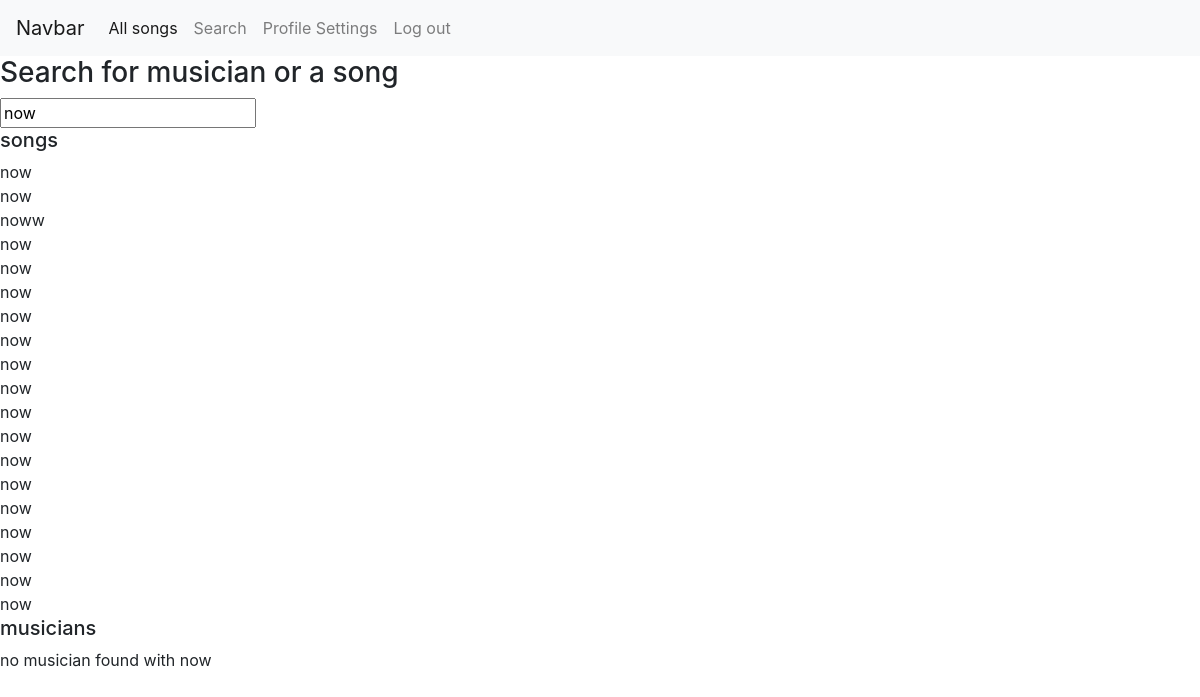
The app's page /search.php?term=now (signed in) with its own data.
### tables this page shows
CREATE TABLE `songs` (
  `id` int(11) NOT NULL,
  `musicianId` int(11) NOT NULL,
  `title` varchar(250) NOT NULL,
  `duration` char(5) NOT NULL,
  `year` char(4) NOT NULL,
  `genre` varchar(70) NOT NULL,
  `price` decimal(10,0) NOT NULL,
  `songFile` varchar(250) NOT NULL
);

### includes/classes/Song.php (called while the page is built, shortened)
<?php
class Song{
    private $title;
    public function __construct($pdo, $songId)
    {
        $this->pdo = $pdo;
        $this->songId = $songId;
        $songQuery = $this->pdo->prepare("SELECT * FROM songs WHERE id = ?");
        $songQuery->execute([$this->songId]);
        $this->fetchedData = $songQuery->fetch();
        $this->title = $this->fetchedData['title'];
    }
    public function getTitle(){
        return $this->title;
    }
}

### search.php (the view, shortened to what this page needs)
<?php
    include("includes/header.php");
    include("includes/classes/Song.php");
    if(isset($_GET['term'])){
        $term = urldecode($_GET['term']);
        $serchedTerm = "%$term%";
    }else{
        $term = '';
    }
?>
<div>
    <h3>Search for musician or a song</h3>
    <input type="text" class="searchBar" placeholder="start typing...." value="<?php echo $term;?>">
    <h5>songs</h5>
    <div class="songsResult">
        <?php
            $songQuery = $pdo->prepare("SELECT id FROM songs WHERE title LIKE ?");
            $songQuery->execute([$serchedTerm]);
            $result = $songQuery->fetchAll();
            $songArray = array();
            foreach($result as $song){
                array_push($songArray,$song['id']);
                $songClass = new Song($pdo,$song['id']);
                $songTitle = $songClass->getTitle();
                echo $songTitle.'<br>';
            }
        ?>
    </div>
    <h5>musicians</h5>
    <div class="musiciansResult">
        <?php
            $musicianQuery = $pdo->prepare("SELECT id FROM users WHERE isMusician=1 AND firstName LIKE ?");
            $musicianQuery->execute([$serchedTerm]);
            $result = $musicianQuery->fetchAll();
            $num_rows = count($result);
            if($num_rows < 1){
                echo 'no musician found with '. $term;
            }
        ?>
    </div>
</div>

### records on screen
songs: title "now"
songs: title "now"
songs: title "noww"
songs: title "now"
songs: title "now"
songs: title "now"
songs: title "now"
songs: title "now"
songs: title "now"
songs: title "now"
songs: title "now"
songs: title "now"
songs: title "now"
songs: title "now"
songs: title "now"
songs: title "now"
songs: title "now"
songs: title "now"
songs: title "now"

### other values on screen
$term "now"
